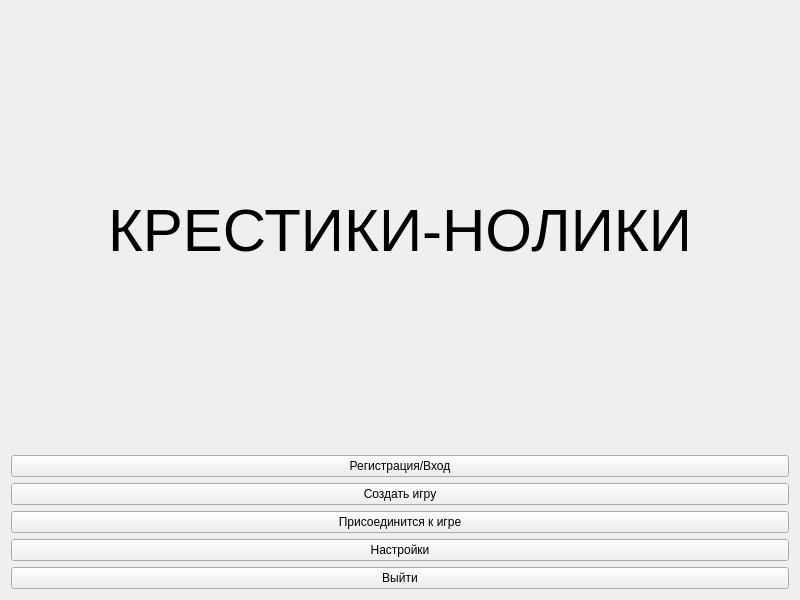
<?xml version="1.0" encoding="UTF-8"?>
<ui version="4.0">
 <class>Form</class>
 <widget class="QWidget" name="Form">
  <property name="geometry">
   <rect>
    <x>0</x>
    <y>0</y>
    <width>800</width>
    <height>600</height>
   </rect>
  </property>
  <property name="windowTitle">
   <string>Form</string>
  </property>
  <layout class="QVBoxLayout" name="verticalLayout">
   <item>
    <layout class="QVBoxLayout" name="verticalLayout_2">
     <item>
      <widget class="QLabel" name="label">
       <property name="font">
        <font>
         <family>Segoe UI</family>
         <pointsize>45</pointsize>
         <stylestrategy>PreferDefault</stylestrategy>
        </font>
       </property>
       <property name="text">
        <string>КРЕСТИКИ-НОЛИКИ</string>
       </property>
       <property name="pixmap">
        <pixmap>cross2.png</pixmap>
       </property>
       <property name="alignment">
        <set>Qt::AlignCenter</set>
       </property>
      </widget>
     </item>
     <item>
      <widget class="QPushButton" name="pushButton_5">
       <property name="text">
        <string>Регистрация/Вход</string>
       </property>
      </widget>
     </item>
    </layout>
   </item>
   <item>
    <layout class="QGridLayout" name="gridLayout">
     <item row="4" column="1">
      <widget class="QPushButton" name="pushButton_2">
       <property name="text">
        <string>Присоединится к игре</string>
       </property>
      </widget>
     </item>
     <item row="5" column="1">
      <widget class="QPushButton" name="pushButton_3">
       <property name="text">
        <string>Настройки</string>
       </property>
      </widget>
     </item>
     <item row="3" column="1">
      <widget class="QPushButton" name="pushButton">
       <property name="text">
        <string>Создать игру</string>
       </property>
      </widget>
     </item>
     <item row="6" column="1">
      <widget class="QPushButton" name="pushButton_4">
       <property name="text">
        <string>Выйти</string>
       </property>
      </widget>
     </item>
    </layout>
   </item>
  </layout>
 </widget>
 <resources/>
 <connections/>
</ui>
